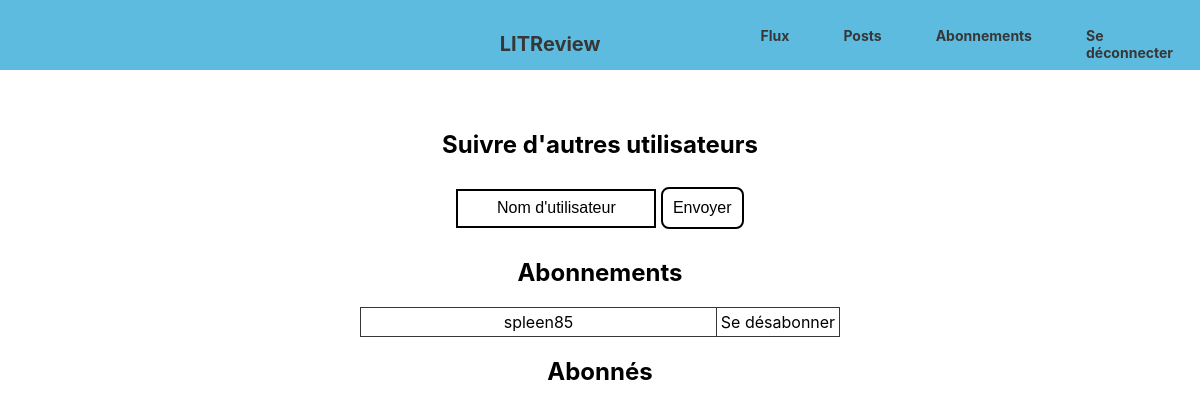
The app's page /subscribe/ (signed in), older data.
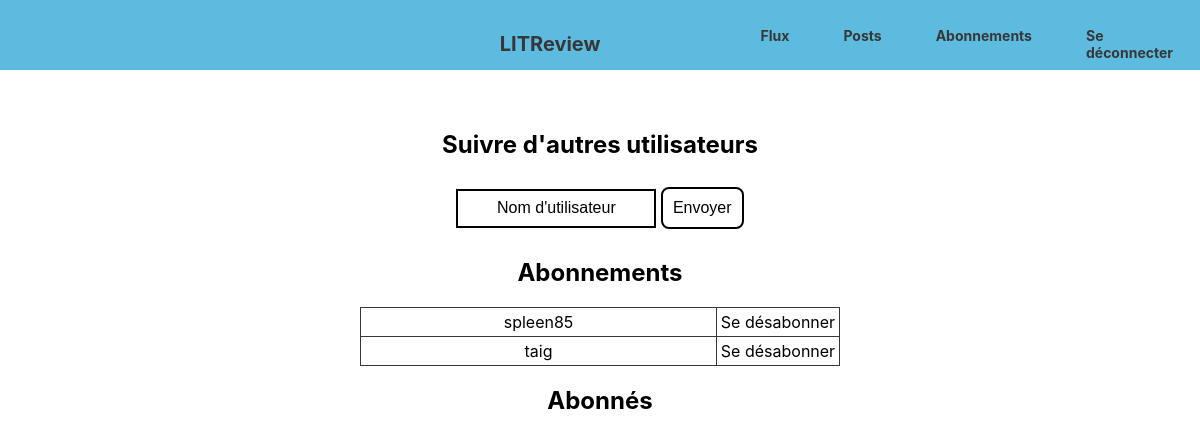
The same page, newer data.
### blog/models.py (models this page shows)
class UserFollows(models.Model):
    user = models.ForeignKey(
        settings.AUTH_USER_MODEL,
        on_delete=models.CASCADE,
        related_name='following',
    )
    followed_user = models.ForeignKey(
        settings.AUTH_USER_MODEL,
        on_delete=models.CASCADE,
        related_name='followed_by'
    )
    class Meta:
        unique_together = ('user', 'followed_user')
        verbose_name = "Utilisateur suivi"
        verbose_name_plural = 'Utilisateurs suivis'

### authentication/models.py (models this page shows)
class User(AbstractUser):
    class Meta:
        verbose_name = 'Liste d\'utilisateur'
        verbose_name_plural = 'Liste des utilisateurs'

### blog/views.py (the view, shortened to what this page needs)
# urls.py: path('subscribe/', blog.views.subscribe, name='subscribe'),
@login_required
def subscribe(request):
    error_text = None
    list_followed_users = models.UserFollows.objects.filter(user=request.user)
    list_users_following_you = models.UserFollows.objects.filter(followed_user=request.user)
    return render(request, 'blog/subscribe.html', {
        'list_followed_users': list_followed_users,
        'list_users_following_you': list_users_following_you,
        'error_text': error_text,
    })

### blog/templates/blog/subscribe.html (shortened to what this page needs)
{% extends 'base.html' %}
{% block content %}
<div class="container suscribe">
    <h2>Suivre d'autres utilisateurs</h2>
    <form action="" method="post">
        <input type="text" name="username" id="username" value="" placeholder="Nom d'utilisateur" required>
        <button type='submit'>Envoyer</button>
    </form>
    <h2>Abonnements</h2>
        <table>
        {% for followed_user in list_followed_users %}
            <tr>
                <td>{{ followed_user.followed_user }}</td>
                <td><a href="{% url 'unsubscribe' followed_user.id %}">Se désabonner</a></td>
            </tr>
        {% endfor %}
        </table>
    <h2>Abonnés</h2>
</div>
{% endblock content %}

### templates/base.html (shortened to what this page needs)
{% load static %}
<html lang="fr">
    <head>
        <link rel="stylesheet" href="{% static 'app.css' %}">
    </head>
    <body>
        <nav>
            <div><a href="{% url 'home' %}">LITReview</a></div>
            <div>
                {% if user.is_authenticated %}
                    <a href="{% url 'home' %}">Flux</a>
                    <a href="{% url 'my_posts' %}">Posts</a>
                    <a href="{% url 'subscribe' %}">Abonnements</a>
                    <a href="{% url 'logout' %}">Se déconnecter</a>
                {% endif %}
            </div>
        </nav>
        <section>
            {% block content %}{% endblock content %}
        </section>
    </body>
</html>

### static/app.css (style rules this page uses)
body { font-family: "SF Pro Text", 'Segoe UI', Roboto, Oxygen, Ubuntu, Cantarell, 'Open Sans', 'Helvetica Neue', sans-serif; margin: auto; }
nav { display: grid; grid-template-columns: 1fr 1fr 1fr; color: rgb(55, 55, 55); font-size: 20px; font-weight: bold; background-color: rgb(93, 187, 223); height: 70px; align-items: center; overflow: hidden; }
nav div:nth-child(2) { text-align: center; }
nav div:nth-child(3) { display: flex; justify-content: flex-end; }
nav div:nth-child(2) a { text-decoration: none; color: inherit; }
nav div:nth-child(3) a { font-size: 14px; color: inherit; text-decoration: none; padding: 27px; }
section { display: grid; justify-items: center; }
input { padding: 10px 0; margin: 10px 0; border: 2px solid black; width: 20%; min-width: 200px; text-align: center; }
input::placeholder { color: black; text-align: center; font-size: 16px; }
.container { padding-top: 40px; width: 100%; }
.container, #connection { display: block; text-align: center; }
.container h2 { text-align: center; }
.container button, #subscribe a, .add_ticket a, .add_buttons a, .button, #id_image::file-selector-button { text-decoration: none; color: black; font-size: medium; font-style: normal; background-color: white; padding: 10px; border: 2px black solid; border-radius: 8px; cursor: pointer; width: fit-content; }
.suscribe { width: 40%; min-width: 400px; }
.suscribe input { width: 40%; }
.suscribe table, .suscribe th, .suscribe td { border-collapse: collapse; border: 1px solid rgb(55, 55, 55); }
.suscribe table { width: 100%; }
.suscribe table td:nth-child(1) { text-align: center; padding: 4px 0; }
.suscribe table td:nth-child(2) { text-align: center; width: 20%; min-width: 120px; }
.suscribe table a { color: black; text-decoration: none; }

Row changes from the older to the newer data that the page shows:
added UserFollows: followed_user "taig"
